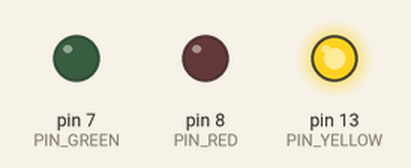
Recording of a sketch running on a simulated Arduino Uno, built with avr-gcc and run on an emulated ATmega328P. On the bench: output pins drawn as LEDs (lit = HIGH).

Above: at 0.5 s.
At 6.0 s:
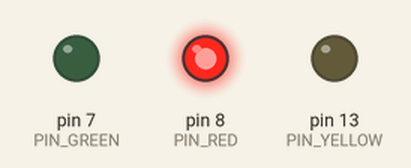
At 16.0 s:
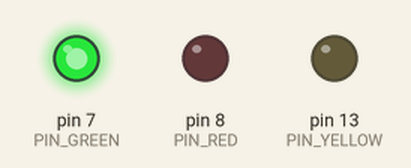
Timing chart, 0 to 27.3 s (numbered marks = the images above):
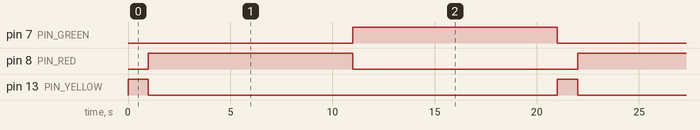

Measured:
- by itself, pin 7 (PIN_GREEN), pin 8 (PIN_RED): alternates HIGH for 10.0 s and LOW for 11.0 s
- by itself, pin 13 (PIN_YELLOW): alternates HIGH for 1.0 s and LOW for 20.0 s
- by itself, everything shown: repeats every 21.0 s, in 3 steps

The sketch:

codigo.ino
```cpp
#define PIN_RED     8
#define PIN_YELLOW  13
#define PIN_GREEN   7

#define YELLOW_TO_RED 1000
#define RED_TO_GREEN 10000
#define GREEN_TO_YELLOW 10000

short unsigned int light = 1;

void setup() {
  pinMode(PIN_RED,OUTPUT);
  pinMode(PIN_GREEN,OUTPUT);
  pinMode(PIN_YELLOW,OUTPUT);
  digitalWrite(PIN_YELLOW,HIGH);
}

void loop() {

  switch(light)
  {
    case 0:
      delay(GREEN_TO_YELLOW);
      digitalWrite(PIN_GREEN,LOW);
      digitalWrite(PIN_YELLOW,HIGH);
      light++;
      break;
    case 1:
      delay(YELLOW_TO_RED);
      digitalWrite(PIN_YELLOW,LOW);
      digitalWrite(PIN_RED,HIGH);
      light++;
      break;
    case 2:
      delay(RED_TO_GREEN);
      digitalWrite(PIN_RED,LOW);
      digitalWrite(PIN_GREEN,HIGH);
      light = 0;
      break;
    default:
      light = 1;
  }
}
```
